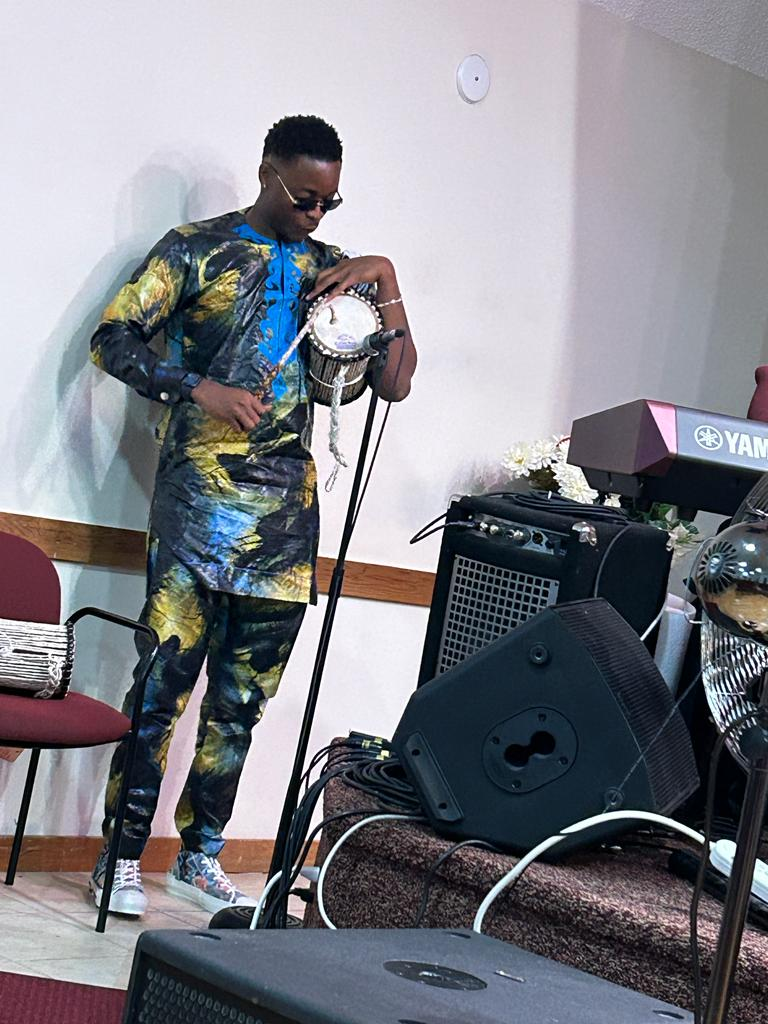
#> input picture WhatsApp Image 2023-10-04 at 21.18.08.jpg, 768 x 1024 px, found by its file name
$ python basic.py
#> lines starting #> are read from the running program, lines starting #| are printed output that depends on the picture
import cv2
img = cv2.imread("D:\computer vision\opencv\WhatsApp Image 2023-10-04 at 21.18.08.jpg")
#> img is the input picture: shape (1024, 768, 3); mean B, G, R 136.1, 128.7, 128
cv2.imshow('image',img)
#grayscale an image
gray = cv2.cvtColor(img,cv2.COLOR_BGR2GRAY)
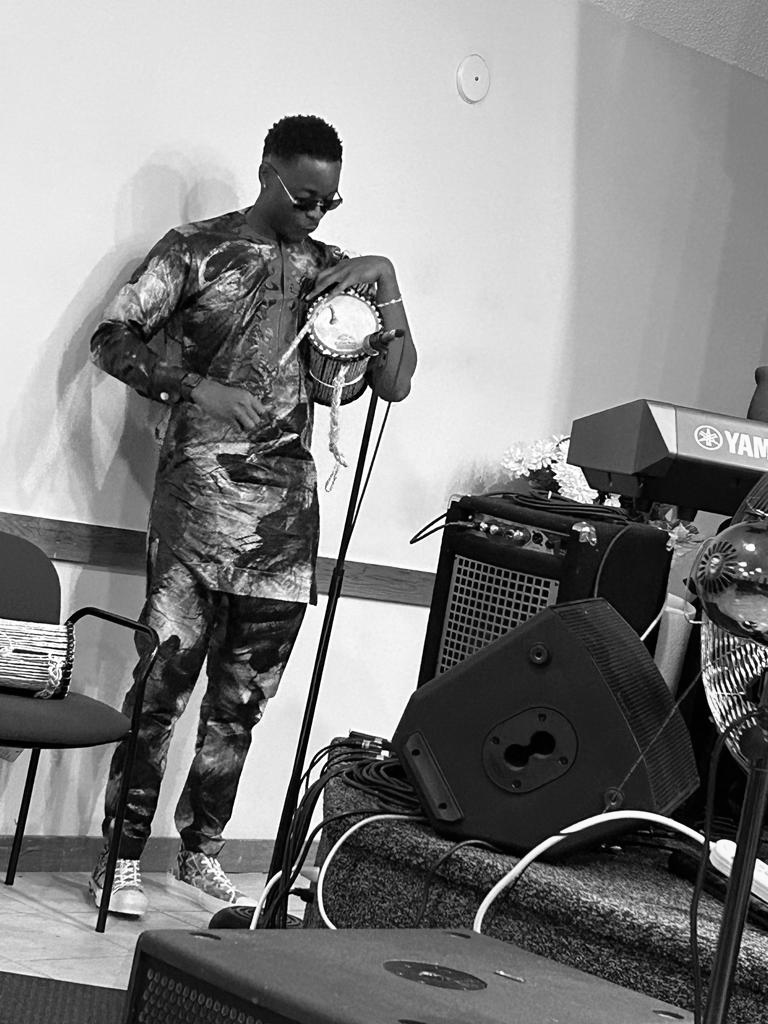
#> gray: shape (1024, 768); min 0, max 255, mean 129.4
cv2.imshow('gray',gray)
#bluring
blur = cv2.GaussianBlur(img,(5,5),cv2.BORDER_DEFAULT)
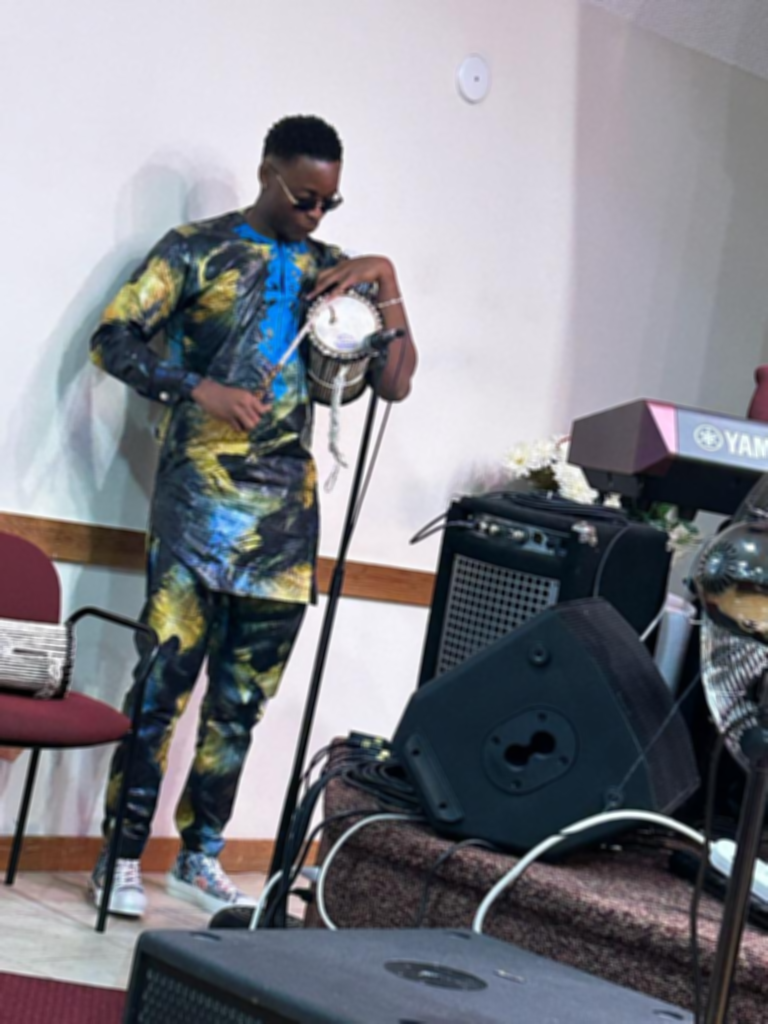
#> blur: shape (1024, 768, 3); mean B, G, R 136.1, 128.7, 128
cv2.imshow('blur',blur)
#edge casscading
canny = cv2.Canny(img,125,175)
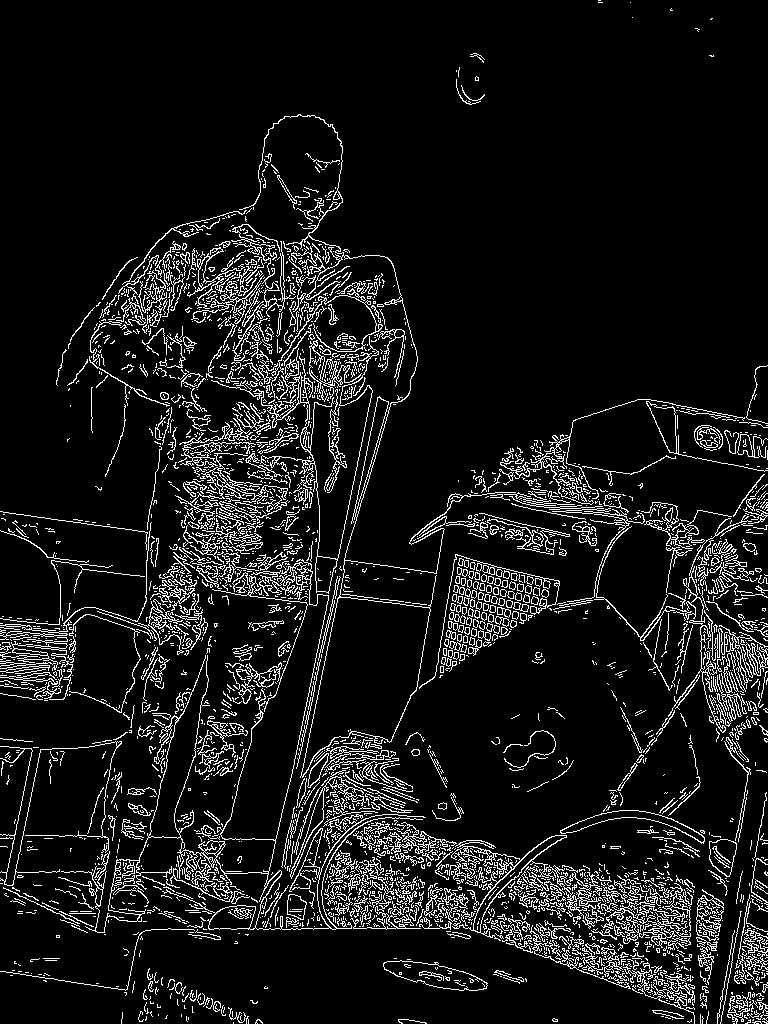
#> canny: shape (1024, 768); 9.2% white in thin lines or dots
cv2.imshow('canny',canny)
#image dilation
dilated_img = cv2.dilate(canny,(10,10),iterations = 1)
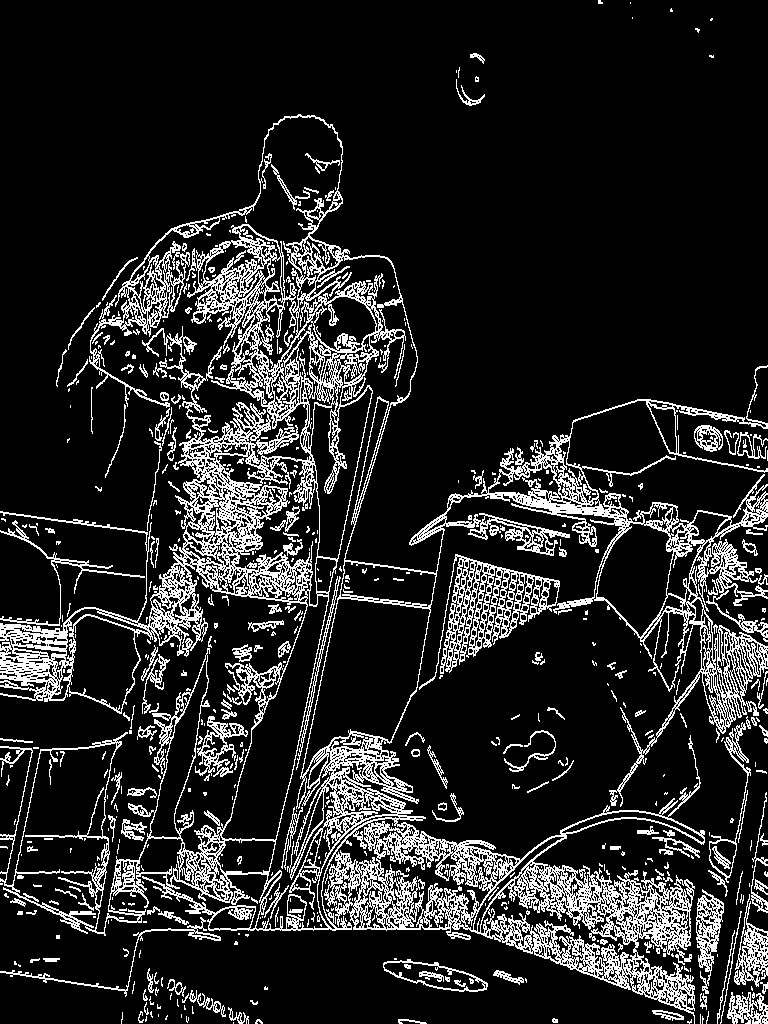
#> dilated_img: shape (1024, 768); 14.9% white in thin lines or dots
cv2.imshow('dilated',dilated_img)
#eroding
eroded_img = cv2.erode(dilated_img,(3,3),iterations = 1)
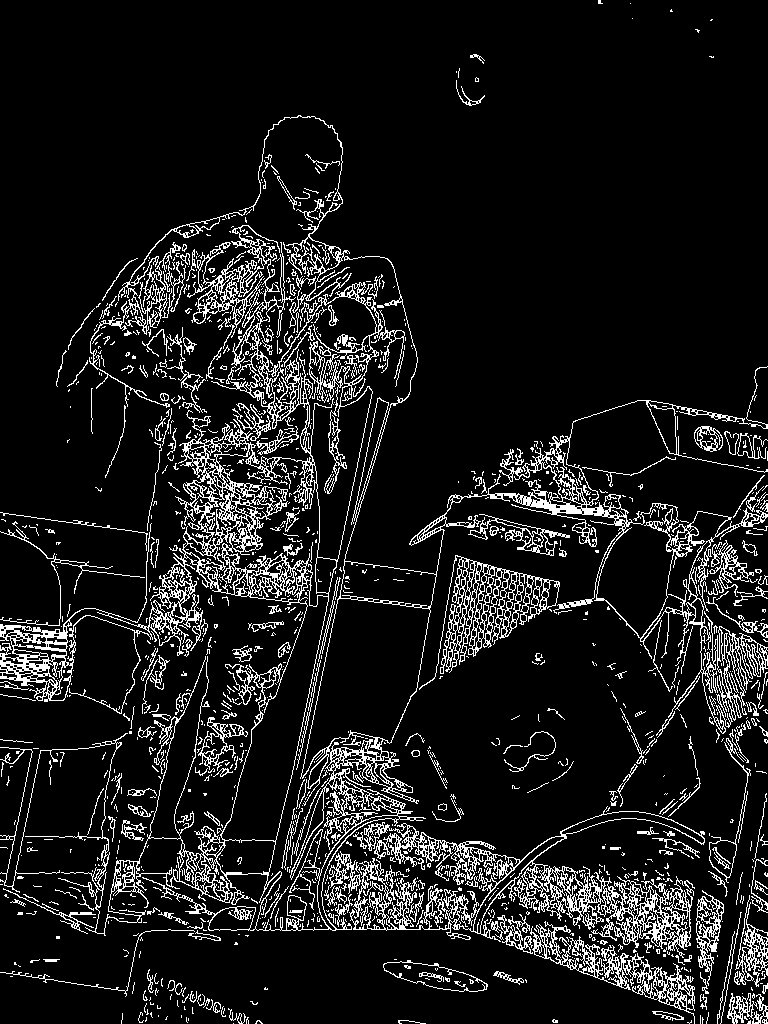
#> eroded_img: shape (1024, 768); 10.5% white in thin lines or dots
cv2.imshow('eroded',eroded_img)
#resizing
resized_img = cv2.resize(img,(500,500),interpolation = cv2.INTER_AREA)
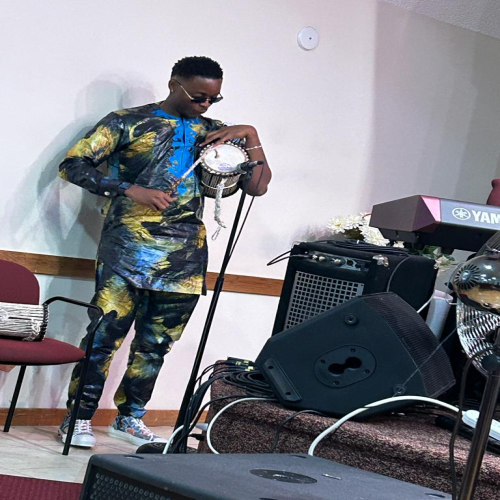
#> resized_img: shape (500, 500, 3); mean B, G, R 136.1, 128.7, 128
cv2.imshow('resized',resized_img)
#cropping
cropped_img = img[50:200,200:400]
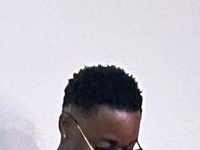
#> cropped_img: shape (150, 200, 3); mean B, G, R 196.9, 189.1, 193.2
cv2.imshow('cropped',cropped_img)
cv2.waitKey(0)
